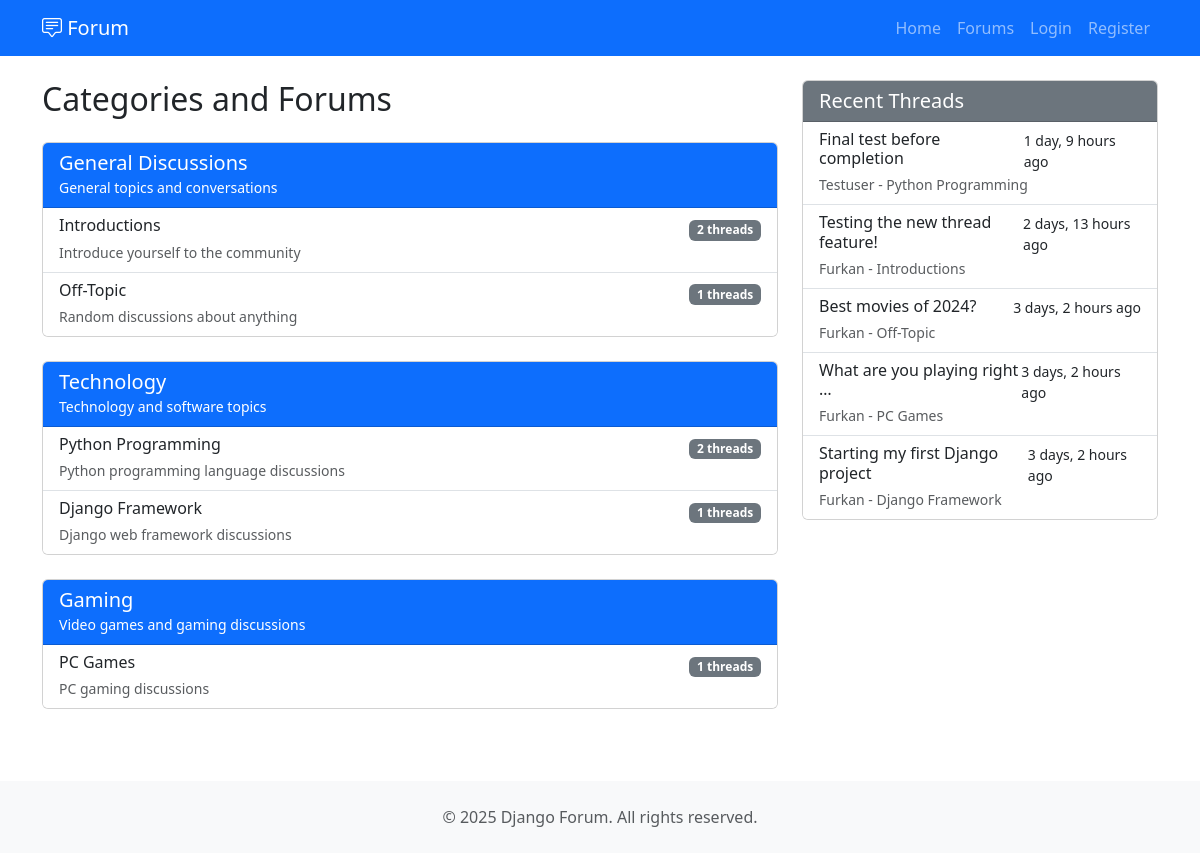
The page / on the database its author committed.
### forum/models.py (models this page shows, shortened)
class Category(models.Model):
    name = models.CharField(max_length=100, unique=True, help_text="Kategori adi")
    description = models.TextField(blank=True, help_text="Kategori aciklamasi")
    ordering = models.IntegerField(default=0, help_text="Siralama (kucuk sayi ustte)")
    created_at = models.DateTimeField(auto_now_add=True)
    class Meta:
        verbose_name = "Category"
        verbose_name_plural = "Categories"
        ordering = ['ordering', 'name']

class Forum(models.Model):
    category = models.ForeignKey(Category, on_delete=models.CASCADE, related_name='forums')
    title = models.CharField(max_length=200, help_text="Forum basligi")
    description = models.TextField(help_text="Forum aciklamasi")
    ordering = models.IntegerField(default=0, help_text="Siralama")
    created_at = models.DateTimeField(auto_now_add=True)
    def thread_count(self):
        return self.threads.count()
    class Meta:
        verbose_name = "Forum"
        verbose_name_plural = "Forums"
        ordering = ['ordering', 'title']

class Thread(models.Model):
    forum = models.ForeignKey(Forum, on_delete=models.CASCADE, related_name='threads')
    author = models.ForeignKey(User, on_delete=models.CASCADE, related_name='threads')
    title = models.CharField(max_length=200, help_text="Konu basligi")
    body = models.TextField(help_text="Konu icerigi")
    is_closed = models.BooleanField(default=False, help_text="Konu kapali mi?")
    created_at = models.DateTimeField(auto_now_add=True)
    updated_at = models.DateTimeField(auto_now=True)
    class Meta:
        verbose_name = "Thread"
        verbose_name_plural = "Threads"
        ordering = ['-created_at']

### forum/views.py (the view)
# urls.py: path('', views.HomeView.as_view(), name='home'),
class HomeView(ListView):
    model = Category
    template_name = 'forum/home.html'
    context_object_name = 'categories'
    def get_context_data(self, **kwargs):
        context = super().get_context_data(**kwargs)
        context['recent_threads'] = Thread.objects.select_related(
            'forum', 'author'
        ).order_by('-created_at')[:5]
        return context

### forum/templates/forum/home.html (shortened to what this page needs)
{% extends 'base.html' %}
{% block content %}
<div class="row">
    <div class="col-lg-8">
        <h2 class="mb-4">Categories and Forums</h2>
        {% for category in categories %}
        <div class="card mb-4">
            <div class="card-header bg-primary text-white">
                <h5 class="mb-0">{{ category.name }}</h5>
                <small>{{ category.description }}</small>
            </div>
            <div class="list-group list-group-flush">
                {% for forum in category.forums.all %}
                <a href="{% url 'forum_detail' forum.pk %}" class="list-group-item list-group-item-action">
                    <div class="d-flex w-100 justify-content-between">
                        <div>
                            <h6 class="mb-1">{{ forum.title }}</h6>
                            <small class="text-muted">{{ forum.description }}</small>
                        </div>
                        <div class="text-end">
                            <span class="badge bg-secondary">{{ forum.thread_count }} threads</span>
                        </div>
                    </div>
                </a>
                {% empty %}
                <div class="list-group-item">
                    <p class="text-muted mb-0">No forums yet.</p>
                </div>
                {% endfor %}
            </div>
        </div>
        {% empty %}
        <div class="alert alert-info">
            No categories yet. You can add categories from the <a href="{% url 'admin:index' %}">admin panel</a>.
        </div>
        {% endfor %}
    </div>
    <div class="col-lg-4">
        <div class="card">
            <div class="card-header bg-secondary text-white">
                <h5 class="mb-0">Recent Threads</h5>
            </div>
            <div class="list-group list-group-flush">
                {% for thread in recent_threads %}
                <a href="{% url 'forum_detail' thread.forum.pk %}" class="list-group-item list-group-item-action">
                    <div class="d-flex w-100 justify-content-between">
                        <h6 class="mb-1">{{ thread.title|truncatewords:5 }}</h6>
                        <small>{{ thread.created_at|timesince }} ago</small>
                    </div>
                    <small class="text-muted">{{ thread.author.username }} - {{ thread.forum.title }}</small>
                </a>
                {% empty %}
                <div class="list-group-item">
                    <p class="text-muted mb-0">No threads yet.</p>
                </div>
                {% endfor %}
            </div>
        </div>
    </div>
</div>
{% endblock %}

### rows shown on the page
Category: name "General Discussions", description "General topics and conversations"
Forum: title "Introductions", description "Introduce yourself to the community", thread_count "2"
Forum: title "Off-Topic", description "Random discussions about anything", thread_count "1"
Category: name "Technology", description "Technology and software topics"
Forum: title "Python Programming", description "Python programming language discussions", thread_count "2"
Forum: title "Django Framework", description "Django web framework discussions", thread_count "1"
Category: name "Gaming", description "Video games and gaming discussions"
Forum: title "PC Games", description "PC gaming discussions", thread_count "1"
Thread: title "Final test before completion", created_at "1 day, 9 hours", author.username "Testuser", forum "Python Programming"
Thread: title "Testing the new thread feature!", created_at "2 days, 13 hours", author.username "Furkan", forum "Introductions"
Thread: title "Best movies of 2024?", created_at "3 days, 2 hours", author.username "Furkan", forum "Off-Topic"
Thread: title "What are you playing right …", created_at "3 days, 2 hours", author.username "Furkan", forum "PC Games"
Thread: title "Starting my first Django project", created_at "3 days, 2 hours", author.username "Furkan", forum "Django Framework"
